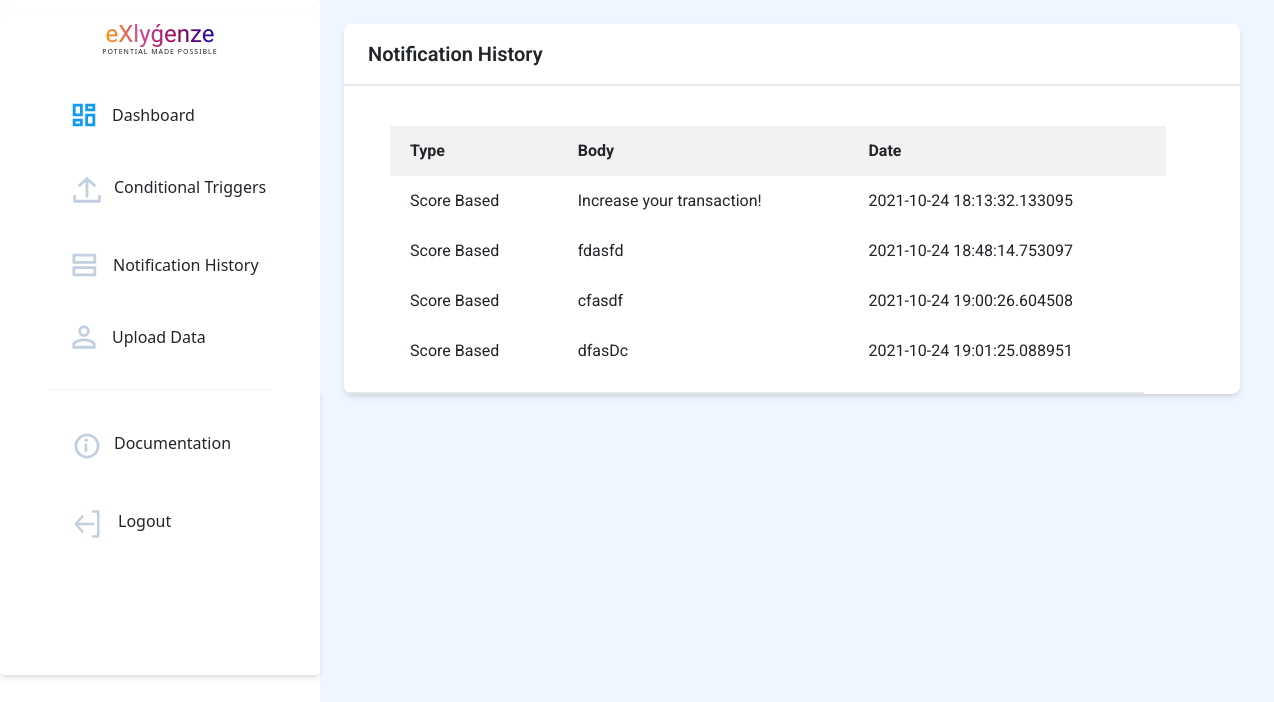
The app's page /history (signed in), older data.
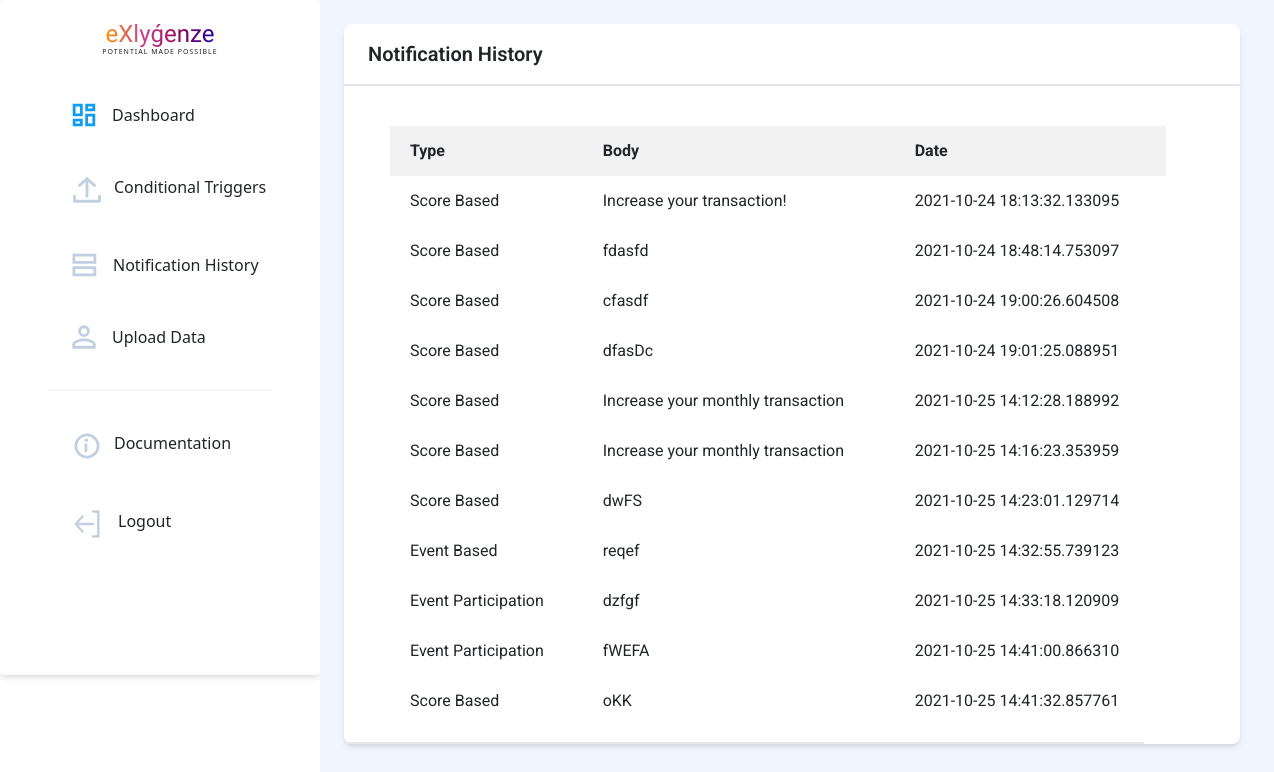
The same page, newer data.
### application/models.py (models this page shows, shortened)
class NotificationHistory(db.Model, UserMixin):
    id = db.Column(db.Integer, primary_key=True)
    type = db.Column(db.String(20),nullable=False)
    scheduled_date = db.Column(db.DateTime, default = datetime.utcnow)
    period = db.Column(db.Integer)
    message_body = db.Column(db.String(500),nullable=False)
    score = db.Column(db.String(100),default='')
    event = db.Column(db.String(100),default='')
    activity = db.Column(db.String(100),default='')
    email = db.Column(db.Boolean,default=False,nullable=False)
    whatsapp = db.Column(db.Boolean,default=False,nullable=False)
    sms = db.Column(db.Boolean,default=False,nullable=False)
    date_time = db.Column(db.DateTime,nullable = False, default = datetime.utcnow)
    user_id = db.Column(db.Integer,db.ForeignKey('user.id'),nullable=False)

### application/routes.py (the view)
@app.route('/history')
def notification_history():
    if current_user.is_authenticated:
        notif = current_user.history
        return render_template('history.html', notif=notif)
    else:
        return redirect(url_for('login'))

### application/models.py (called while the page is built)
@login_manager.user_loader
def load_user(user_id):
    return User.query.get(int(user_id))

### application/templates/history.html (shortened to what this page needs)
{% extends 'basic.html'%}
{% block body %}
<body>
    <div class="bg-blue-50 flex">
        {% include "navbar.html" %}
        <div class="flex">
            <div>
                <div class="subideabody" style="font-family: 'Roboto';">
                    <div class=" bg-blue-50 flex  ">
                        <div class="mx-4 flex-grow">
                            <br>
                            <div class=" flex flex-wrap ">
                                <div class=" bg-white max-w-4xl rounded-lg w-screen shadow-md">
                                    <div>
                                        <div class="py-3 pl-6 font-medium text-xl border-b-2 font-semibold">Notification History </div>
                                        <br>
                                        <div class="py-3 pl-6 border-b-2" style = "width:800px">
                                        <table id = "history">
                                            <tr>
                                                <th>Type</th>
                                                <th>Body</th>
                                                <th>Date</th>
                                            </tr>
                                            {% for notif in notif %}
                                                <tr>
                                                    <td><a href = "{{ url_for('notification_history_id',notif_id=notif.id) }}">{{notif.type}}</a></td>
                                                    <td>{{notif.message_body}}</td>
                                                    <td>{{notif.date_time}}</td>
                                                </tr>
                                            {% endfor %}
                                        </table>
                                    </div>
                                    </div>
                                </div>
                            </div>
                        </div>
                    </div>
                </div>
            </div>
        </div>
    </div>
</body>
{%endblock%}

### application/templates/basic.html (shortened to what this page needs)
<!DOCTYPE html>
<html>
<head>
    <link rel = "stylesheet" href = "{{url_for('static',filename='style.css')}}">
    <link rel="stylesheet" href="https://unpkg.com/aos@next/dist/aos.css" />
    <link rel="stylesheet" href="https://use.fontawesome.com/releases/v5.7.2/css/all.css"
>
        <link href="https://cdn.jsdelivr.net/npm/bootstrap@5.0.2/dist/css/bootstrap.min.css" rel="stylesheet">
    <link rel="stylesheet" href="https://cdn.jsdelivr.net/npm/bootstrap-icons@1.3.0/font/bootstrap-icons.css" />
    <link href="https://unpkg.com/tailwindcss@^2/dist/tailwind.min.css" rel="stylesheet">
</head>
<body>
    {% block body %} {% endblock %}
</body>
</html>

### application/templates/navbar.html (shortened to what this page needs)
<head>
</head>
<nav class="hidden sm:block bg-white h-screen w-80 border-gray-400 rounded">
    <div class=" mt-3 flex flex-col justify-center bg-white w-80 border-gray-400 rounded shadow-md px-12">
        <center><span style="font-family:'Balsamiq Sans' ;font-size: 24px;font-weight: 300;background: linear-gradient(to right,rgb(255, 145, 0), rgb(204, 68, 147),rgb(150, 6, 90),rgb(31, 1, 163));-webkit-background-clip: text;background-clip:transparent;
                -webkit-text-fill-color: transparent;"><b>eXlyǵenze</b></span><BR>
                <div style="font-size: 7px;font-weight:500px;letter-spacing: 1px;transform: translate(0,-5px);">POTENTIAL MADE POSSIBLE</div></center>
        <div class="elements pt-2 mt-2 mb-28 flex flex-col justify-center">
            <a href="{{ url_for('home') }}"
                class="rounded-full flex flex-nowrap py-4 pl-6 w-60 hover:border-0 hover:bg-gray-100 hover:no-underline">
                <svg width="24" height="24" viewBox="0 0 24 24" fill="none" xmlns="http://www.w3.org/2000/svg">
                    <path
                        d="M9.35 11.85H2.15V2.15H9.35V11.85ZM9.35 21.85H2.15V17.15H9.35V21.85ZM21.85 21.85H14.65V12.15H21.85V21.85ZM14.65 6.85V2.15H21.85V6.85H14.65Z"
                        stroke="#109CF1" stroke-width="2.8" />
                </svg>
                <p class="pl-4 hover:no-underline">Dashboard</p>
            </a>
            <a href="{{ url_for('conditional_triggers') }}"
                class="rounded-full flex flex-nowrap py-4 w-60 pl-6 hover:border-0 hover:bg-gray-100 hover:no-underline">
                <p class="pl-3 no-underline">Conditional Triggers</p>
            </a>
            <a href="{{ url_for('notification_history') }}"
                class="rounded-full flex flex-nowrap py-4 w-60 pl-6 hover:border-0 hover:bg-gray-100 hover:no-underline">
                <svg width="25" height="24" viewBox="0 0 25 24" fill="none" xmlns="http://www.w3.org/2000/svg">
                    <path d="M1.9 9.35V2.15H22.85V9.35H1.9ZM1.9 21.85V14.65H22.85V21.85H1.9Z" stroke="#C2CFE0"
                        stroke-width="2.8" />
                </svg>
                <p class="pl-4 no-underline">Notification History</p>
            </a>
            <a href="{{ url_for('data') }}"
                class="rounded-full flex flex-nowrap py-4 w-60 pl-6 hover:border-0 hover:bg-gray-100 mb-3 hover:no-underline"
                style="cursor:pointer;">
                <p class="pl-4 no-underline">Upload Data</p>
            </a>
            <hr class="border bg-gray-200" />
            <a href="{{ url_for('documentation') }}"
                class="rounded-full flex flex-nowrap py-4 w-60 pl-6 hover:border-0 hover:bg-gray-100 hover:no-underline mt-3">
                <p class="pl-3 no-underline">Documentation</p>
            </a>
            <a href="{{ url_for('logout') }}"
                class="side rounded-full flex flex-nowrap py-4 pl-6 w-60 hover:border-0 hover:bg-gray-100 hover:no-underline">
                <p class="pl-4 no-underline">Logout</p>
            </a>
        </div>
    </div>
</nav>

### application/templates/history.html (style rules this page uses)
.subideabody { font-family: 'Poppins'; background-color: #f8f8f8; }
#history { margin-left: 22px; border-collapse: collapse; width: 100%; }
#history tr { height: 50px; }
#history td { padding: 0 20px 0 20px; }
#history th { background-color: #f2f2f2; padding: 0 20px 0 20px; }

Row changes from the older to the newer data that the page shows:
added NotificationHistory: type "Score Based", message_body "Increase your monthly transaction", date_time "2021-10-25 14:12:28.188992"
added NotificationHistory: type "Score Based", message_body "Increase your monthly transaction", date_time "2021-10-25 14:16:23.353959"
added NotificationHistory: type "Score Based", message_body "dwFS", date_time "2021-10-25 14:23:01.129714"
added NotificationHistory: type "Event Based", message_body "reqef", date_time "2021-10-25 14:32:55.739123"
added NotificationHistory: type "Event Participation", message_body "dzfgf", date_time "2021-10-25 14:33:18.120909"
added NotificationHistory: type "Event Participation", message_body "fWEFA", date_time "2021-10-25 14:41:00.866310"
added NotificationHistory: type "Score Based", message_body "oKK", date_time "2021-10-25 14:41:32.857761"
